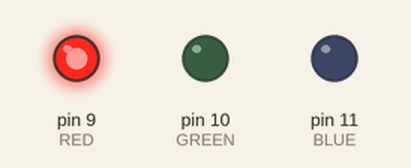
Simulated run of this sketch. Board: Arduino Uno, built with avr-gcc and run on an emulated ATmega328P. On the bench: output pins drawn as LEDs (lit = HIGH).

Above: at 0.1 s.
Timing chart, 0 to 1.6 s (numbered marks = the images above):
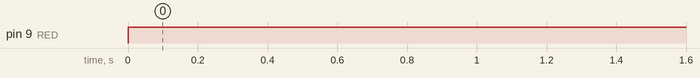

The sketch:

LedGBM.ino
```cpp
const int RED = 9;
const int GREEN = 10;
const int BLUE = 11;


void setup() {
  // put your setup code here, to run once:
pinMode( RED,OUTPUT);
pinMode( GREEN,OUTPUT);
pinMode( BLUE,OUTPUT);
}

void loop() {
  // put your main code here, to run repeatedly:

//rojo
digitalWrite(RED,HIGH);
digitalWrite(GREEN,LOW);
digitalWrite(BLUE,LOW);

}
```

Measured:
- by itself, pin 9 (RED): LOW → HIGH at 0.00 s
